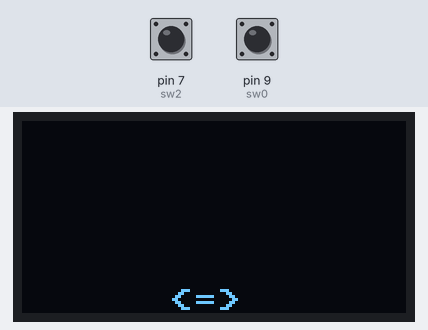
Simulated run of this program. Board: MicroPython board. Shown: 128×64 one-colour display. Inputs (shaded band) come from the test bench; at power-on: pin 7 (sw2) HIGH, pin 9 (sw0) HIGH.

Above: at 1.2 s.
1.3 s: pin 7 (sw2) pulled LOW for 1 s
At 2.7 s:
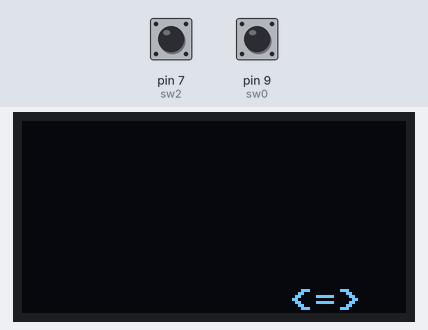
3.8 s: pin 9 (sw0) pulled LOW for 3.2 s
At 7.1 s:
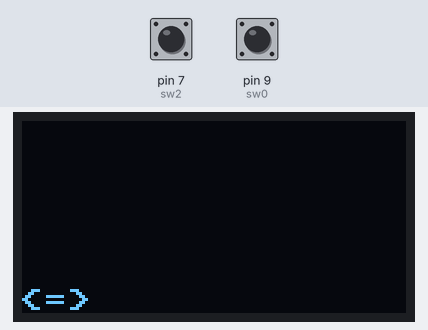
8.5 s: pin 7 (sw2) pulled LOW for 3.2 s
At 12.0 s:
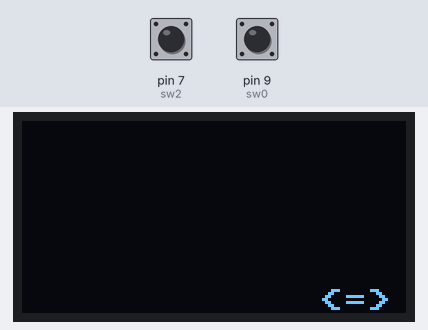
Timing chart, 0 to 13.5 s (numbered marks = the images above; inputs shaded):
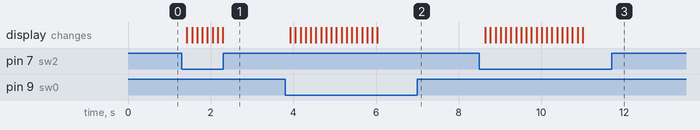

Measured:
- after the input at 1.3 s, the display: first changes after 0.12 s (image 1 shows a later state)
- after the input at 3.8 s, the display: first changes after 0.13 s (image 2 shows a later state)
- after the input at 8.5 s, the display: first changes after 0.14 s (image 3 shows a later state)

The program:

test.py
```python
import time
from machine import UART, Pin, I2C, Timer, ADC
from ssd1306 import SSD1306_I2C

# Button class for debouncing etc
class Button:
    def __init__(self, pin, debounce_ms) -> None:
        self.pin = Pin(pin, Pin.IN, Pin.PULL_UP)
        self.debounce_ms = debounce_ms

    def pressed(self) -> bool:
        if (not self.pin()):
            time.sleep_ms(self.debounce_ms)
            if (not self.pin()):
                return True
        return False

sw0 = Button(9, 100)
sw1 = Button(8, 100)
sw2 = Button(7, 100)

i2c = I2C(1, scl=Pin(15), sda=Pin(14), freq=400000)
oled_width = 128
oled_height = 64
oled = SSD1306_I2C(oled_width, oled_height, i2c)

pos_x = int(oled_width/2 - 15)
pos_y = oled_height - 8
oled.text("<=>", pos_x, pos_y, 1)
speed = 5

while True:

    # move to the right
    if (sw2.pressed()):
        oled.fill(0)
        if pos_x < 128 - 30:
            pos_x += speed
        oled.text("<=>", pos_x, pos_y, 1)

    # move to the left
    if (sw0.pressed()):
        oled.fill(0)
        if pos_x > 0:
            pos_x -= speed
        oled.text("<=>", pos_x, pos_y, 1)

    oled.show()
```
